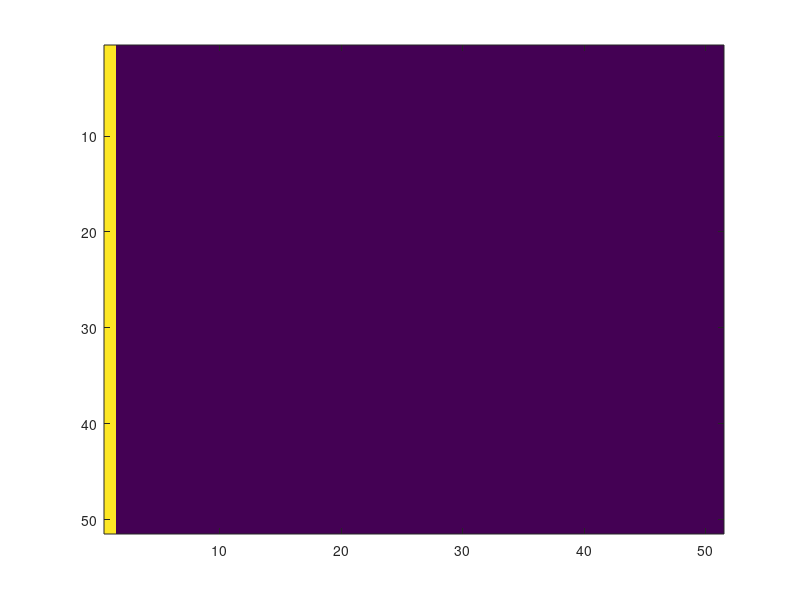

MATLAB code to generate this figure: (Note: this script raises an error after producing the figure.)
clear

% Choose which figures to generate (1/0)

GenerateHeatMap = 1;
    RunAnimation = true;      % Toggle live animation visualization
    ExportScreenshots = false; % Toggle still frame export (no animation)
Generate3dMap = 0;
GenerateHeatMapVideo = 0;
GenerateVoltage = 0;
GenerateVDiff = 0;
GenerateVWT = 0;

%%%%%%%%%%%%%%%%%%%%%%%%%%%%%%
% Parameters
dt = 0.1;       % time step
terminaltime = 5000; % simulation time in ms
time_steps = 0:dt:terminaltime;

% Cell Parameters (Original FIB)
cellType1 = struct('a', 0.02,    'b', 2.9,   'c', 1.0, 'epsilon', .0040, 'sigma', 1.0, 'g_horz', .027, 'g_vert', .015); % Healthy
cellType2 = struct('a', 0.01,    'b', 4.95,   'c', 1.0, 'epsilon', .0040, 'sigma', 0.6, 'g_horz', .027, 'g_vert', .015); % Slow Recovery
cellType3 = struct('a', 0.02,    'b', 2.9,   'c', 1.0, 'epsilon', .0065, 'sigma', 1.6, 'g_horz', .027, 'g_vert', .015); % Fast Recovery

% FIX SCAR CHANGE G GRID MAYBE
cellType4 = struct('a', .02,    'b', 2.9,   'c', 1.0, 'epsilon', .0040, 'sigma', 0.6, 'g_horz', .027, 'g_vert', .015); % Non excitable (Scar)

% Block 2 Parameters
cellType5 = struct('a', 0.01,    'b', 5.3,   'c', 1.0, 'epsilon', .0040, 'sigma', 0.6, 'g_horz', .027, 'g_vert', .015); % Slow Recovery
cellType6 = struct('a', 0.02,    'b', 2.9,   'c', 1.0, 'epsilon', .006, 'sigma', 1.6, 'g_horz', .027, 'g_vert', .015); % Fast Recovery

%%%%%%%%%%%%%%%%%%%%%%%%%%%%%%
% Grid size
num_cells_x = 51; 
num_cells_y = 51;

Block_Adjust = 0; % starting at 7 tall
Vert_Adjust = 0; % starting centered at (21,21)
Horz_Adjust = 0; % starting centered at (21,21)

% Grid cell type layout
cellTypes = ones(num_cells_y,num_cells_x);

% cellTypes(18 - Block_Adjust + Vert_Adjust : 24 + Block_Adjust + Vert_Adjust, ...
%     21 + Horz_Adjust : 22 + Horz_Adjust) = 2; % Bistable Long QT
% 
% cellTypes(18 - Block_Adjust + Vert_Adjust : 24 + Block_Adjust + Vert_Adjust, ...
%     19 + Horz_Adjust : 20 + Horz_Adjust) = 3; % Fast Epsilon

cellTypes(13:20,10:35) = 2;
cellTypes(21:28,10:35) = 3;

% % Set up 2 interracting FIBS
% % Block 1:
% cellTypes(21:27,21:22) = 3;
% cellTypes(21:27,23:24) = 2;
% % Block 2:
% cellTypes(51:57,58:59) = 6;
% cellTypes(51:57,60:61) = 5;

% % horizontal strip
% strip_depth = 3;
% half = floor(num_cells_x/2);
% cellTypes(half-strip_depth:half,:) = 2;
% cellTypes(half+1:half+strip_depth,:) = 3;

% % vert strip
% strip_depth = 3;
% half = floor(num_cells_y/2);
% cellTypes(:,half-strip_depth+1:half) = 3;
% cellTypes(:,half+1:half+strip_depth) = 2;

% % new idea
% cellTypes(1:41,half-strip_depth+1:half) = 3;
% cellTypes(1:41,half+1:half+strip_depth) = 2;

% % Wedged FIB in scar cage
% cellTypes(15:16,1:7) = 3;
% cellTypes(17:18,1:7) = 2;

% % scar block
% cellTypes(25:28,15:22) = 4;
% cellTypes(14:17,18:25) = 4;

% % Blob arrangement:
% cellTypes(18:24,23:26) = 2; % Long
% cellTypes(20:22,12:22) = 3; % Fast

% % slight asymmetry:
% cellTypes(24,19:20) = 2;

% % slight asymmetry:
% cellTypes(24,21:22) = 1;

%%%%%%%%%%%%%%%
% % New scar
% cellTypes(17,1:24) = 4;

% Cage of non-excitable for Spiral

% cellTypes(16,8:24) = 4;
% cellTypes(17:24,24) = 4;
% cellTypes(26,17:23) = 4;

% % L shape grid
% cellTypes(14:21,21:22) = 2;
% cellTypes(20:21,23:28) = 2;
% cellTypes(14:23,19:20) = 3;
% cellTypes(22:23,21:28) = 3;

%%%%%%%%%%%%%%%

% cellTypes(21:24, 19:20) = 2; % Bistable Long QT
% cellTypes(17:20, 21:22) = 2; % Bistable Long QT
% 
% cellTypes(17:20, 19:20) = 3; % Fast Epsilon
% cellTypes(21:24, 21:22) = 3; % Fast Epsilon
% 
% cellTypes(17:22, 21) = 2;
% cellTypes(17, 21:26) = 2;
% 
% cellTypes(18:22, 22) = 3;
% cellTypes(18, 22:26) = 3;

%%%%%%%%%%%%%%%%%%%%%%%%%%%%%%
% Parameters mapped to grid
a_grid       = zeros(num_cells_y,num_cells_x);
b_grid       = zeros(num_cells_y,num_cells_x);
c_grid       = zeros(num_cells_y,num_cells_x);
epsilon_grid = zeros(num_cells_y,num_cells_x);
sigma_grid   = zeros(num_cells_y,num_cells_x);
g_horz_grid  = zeros(num_cells_y,num_cells_x);
g_vert_grid  = zeros(num_cells_y,num_cells_x);

allTypes = {cellType1, cellType2, cellType3, cellType4, cellType5, cellType6};
for k = 1:6
    mask = (cellTypes == k);
    a_grid(mask)       = allTypes{k}.a;
    b_grid(mask)       = allTypes{k}.b;
    c_grid(mask)       = allTypes{k}.c;
    epsilon_grid(mask) = allTypes{k}.epsilon;
    sigma_grid(mask)   = allTypes{k}.sigma;
    g_horz_grid(mask)  = allTypes{k}.g_horz;
    g_vert_grid(mask)  = allTypes{k}.g_vert;
end

%%%%%%%%%%%%%%%%%%%%%%%%%%%%%%
% Initialization
v = zeros(num_cells_y, num_cells_x);
w = zeros(num_cells_y, num_cells_x);

% % Specific Initial Conditions
% 
% % Quadrant 1 (top left)
% v(1:21,1:21) = 0;
% w(1:21,1:21) = 0;
% 
% % Quadrant 2 (top right)
% v(1:21,22:41) = 1;
% w(1:21,22:41) = 0;
% 
% % Quadrant 3 (bottom left)
% v(22:41,1:21) = 0;
% w(22:41,1:21) = 0;
% 
% % Quadrant 4 (bottom right)
% v(22:41,22:41) = 0;
% w(22:41,22:41) = .25;

% % NEW Specific Initial Conditions
% 
% % Quadrant 1 (top left)
% v(1:21,22:41) = -.211;
% w(1:21,22:41) = .072;
% 
% % Quadrant 2 (top right)
% v(1:15,1:21) = 1;
% w(1:21,1:21) = .0833;
% 
% v(16:21,1:2) = 1;
% w(16:21,1:2) = .0833;
% 
% v(17:21,1:19) = 1;
% w(17:21,1:19) = .0833;
% 
% % Quadrant 3 (bottom left)
% v(22:41,1:21) = 0.;
% w(22:41,1:21) = 0.;
% 
% % Quadrant 4 (bottom right)
% v(22:41,22:41) = -.107;
% w(22:41,22:41) = .014;

v_history = zeros(num_cells_y, num_cells_x, length(time_steps));
w_history = zeros(num_cells_y, num_cells_x, length(time_steps));

% External stimulus
I_ext = @(t) 4 .* (t < 50);% + 4 .* (t>180)*(t<181);

% Locate any scar cells
scarmask = cellTypes == 4;

%%%%%%%%%%%%%%%%%%%%%%%%%%%%%%
% Vectorized derivative function
function [dv, dw] = derivatives(v, w, ...
                                g_horz_grid, g_vert_grid, a_grid, b_grid, c_grid, ...
                                epsilon_grid, sigma_grid, I_ext_func, t, scarmask)

    % Left and Right Boundaries Insualted
    left   = [v(:,1), v(:,1:end-1)];
    right  = [v(:,2:end), v(:,end)];

    % Top and Bottom Insulated
    up     = [v(1,:); v(1:end-1,:)];
    down   = [v(2:end,:); v(end,:)];

    % % Top and bottom edges periodic
    % up     = [v(end,:); v(1:end-1,:)];
    % down   = [v(2:end,:); v(1,:)];

    v_horz_neighbors = left + right; 
    v_vert_neighbors = up + down;

    % External stimulus
    stim = zeros(size(v));
    stim(:,1) = I_ext_func(t);

    % Cubic reaction term
    cubic = v .* (v - a_grid) .* (c_grid - v);
    
    % Set cubic part to 0 for scar cells
    cubic(scarmask) = 0;

    dv = sigma_grid .* (cubic - w ...
        + g_horz_grid .* (v_horz_neighbors - 2*v) ...
        + g_vert_grid .* (v_vert_neighbors - 2*v)) ...
        + stim;

    dw = epsilon_grid .* (v - b_grid .* w);
end

%%%%%%%%%%%%%%%%%%%%%%%%%%%%%%
% Main RK4 loop
for t_idx = 1:length(time_steps)
    t = time_steps(t_idx);

    v_prev = v;
    w_prev = w;

    [k1_v, k1_w] = derivatives(v_prev, w_prev, ...
                               g_horz_grid, g_vert_grid, a_grid, b_grid, c_grid, ...
                               epsilon_grid, sigma_grid, I_ext, t, scarmask);

    [k2_v, k2_w] = derivatives(v_prev + 0.5*dt*k1_v, w_prev + 0.5*dt*k1_w, ...
                               g_horz_grid, g_vert_grid, a_grid, b_grid, c_grid, ...
                               epsilon_grid, sigma_grid, I_ext, t + 0.5*dt, scarmask);

    [k3_v, k3_w] = derivatives(v_prev + 0.5*dt*k2_v, w_prev + 0.5*dt*k2_w, ...
                               g_horz_grid, g_vert_grid, a_grid, b_grid, c_grid, ...
                               epsilon_grid, sigma_grid, I_ext, t + 0.5*dt, scarmask);

    [k4_v, k4_w] = derivatives(v_prev + dt*k3_v, w_prev + dt*k3_w, ...
                               g_horz_grid, g_vert_grid, a_grid, b_grid, c_grid, ...
                               epsilon_grid, sigma_grid, I_ext, t + dt, scarmask);

    v = v_prev + (dt/6) * (k1_v + 2*k2_v + 2*k3_v + k4_v);
    w = w_prev + (dt/6) * (k1_w + 2*k2_w + 2*k3_w + k4_w);

    v_history(:,:,t_idx) = v;
    w_history(:,:,t_idx) = w;
end

%%%%%%%%%%%%%%%%%%%%%%%%%%%%%%

% Heatmap Visualization
if GenerateHeatMap == 1
    % --- User options ---
    desiredTimeSpacing  = 5; % in milliseconds (or same unit as time_steps)
    outputFolder = 'C:\MyProjects\Heatmap Screenshots';

    if ExportScreenshots && ~exist(outputFolder, 'dir')
        mkdir(outputFolder);
    end

    % Choose mode
    if RunAnimation
        figure;
    elseif ExportScreenshots
        % Run headless mode (no visible figure window)
        fig = figure('Visible', 'off');
    end

    % Use same loop for both modes
    for t_idx = 1:50:length(time_steps)
        % Plot the voltage heatmap
        if RunAnimation || ExportScreenshots
            clf;
            imagesc(v_history(:,:,t_idx));
            %colorbar;
            %title(sprintf('Membrane Potentials at t = %.1f ms', time_steps(t_idx)));
            %xlabel('Cell X (columns)');
            %ylabel('Cell Y (rows)');
            clim([-0.4, 1.2]);
            axis equal tight
            ax = gca;   % Get current axes
            ax.XColor = 'none';  % Hide x-axis line
            ax.YColor = 'none';  % Hide y-axis line
            ax.XTick = [];       % Remove x-axis ticks
            ax.YTick = [];       % Remove y-axis ticks
            hold on;

            % % Annotations (Normal FIB)
            % rectangle('Position', [18.5, 17.5, 4, 7], ...
            % 'EdgeColor', 'k', 'LineWidth', 2);
            % 
            % rectangle('Position', [18.5, 17.5, 4, 7], ...
            % 'EdgeColor', 'w', 'LineWidth', 2, 'LineStyle',':');
            % 
            % line([20.5,20.5],[17.5,24.5],'Color','k','LineWidth',2)
            % 
            % line([20.5,20.5],[17.5,24.5],'Color','w','LineWidth',2,'LineStyle',':')

            % % Annotiations (Scar Wedge FIB)
            % rectangle('Position', [.5, 14.5, 7, 4], ...
            % 'EdgeColor', 'k', 'LineWidth', 2);
            % 
            % rectangle('Position', [.5, 14.5, 7, 4], ...
            % 'EdgeColor', 'w', 'LineWidth', 2, 'LineStyle',':');
            % 
            % line([.5,7.5],[16.5,16.5],'Color','k','LineWidth',2)
            % 
            % line([.5,7.5],[16.5,16.5],'Color','w','LineWidth',2,'LineStyle',':')

            % % Annotations (Vertical Long FIB)
            % line([37.5,37.5],[.5,81.5],'Color','k','LineWidth',2)
            % line([37.5,37.5],[.5,81.5],'Color','w','LineWidth',2,'LineStyle',':')
            % 
            % line([40.5,40.5],[.5,81.5],'Color','k','LineWidth',2)
            % line([40.5,40.5],[.5,81.5],'Color','w','LineWidth',2,'LineStyle',':')
            % 
            % line([43.5,43.5],[.5,81.5],'Color','k','LineWidth',2)
            % line([43.5,43.5],[.5,81.5],'Color','w','LineWidth',2,'LineStyle',':')

            % % Annotations (2 FIBS interracting)
            % rectangle('Position', [20.5, 20.5, 4, 7], ...
            % 'EdgeColor', 'k', 'LineWidth', 2);
            % 
            % rectangle('Position', [20.5, 20.5, 4, 7], ...
            % 'EdgeColor', 'w', 'LineWidth', 2, 'LineStyle',':');
            % 
            % line([22.5,22.5],[20.5,27.5],'Color','k','LineWidth',2)
            % 
            % line([22.5,22.5],[20.5,27.5],'Color','w','LineWidth',2,'LineStyle',':')
            % %
            % rectangle('Position', [57.5, 50.5, 4, 7], ...
            % 'EdgeColor', 'k', 'LineWidth', 2);
            % 
            % rectangle('Position', [57.5, 50.5, 4, 7], ...
            % 'EdgeColor', 'w', 'LineWidth', 2, 'LineStyle',':');
            % 
            % line([59.5,59.5],[50.5,57.5],'Color','k','LineWidth',2)
            % 
            % line([59.5,59.5],[50.5,57.5],'Color','w','LineWidth',2,'LineStyle',':')

            % % Annotations (L-FIB)
            % line([18.5,18.5],[13.5,23.5],'Color','k','LineWidth',2)
            % line([18.5,18.5],[13.5,23.5],'Color','w','LineWidth',2,'LineStyle',':')
            % 
            % line([20.5,20.5],[13.5,21.5],'Color','k','LineWidth',2)
            % line([20.5,20.5],[13.5,21.5],'Color','w','LineWidth',2,'LineStyle',':')
            % 
            % line([22.5,22.5],[13.5,19.5],'Color','k','LineWidth',2)
            % line([22.5,22.5],[13.5,19.5],'Color','w','LineWidth',2,'LineStyle',':')
            % 
            % line([28.5,28.5],[19.5,23.5],'Color','k','LineWidth',2)
            % line([28.5,28.5],[19.5,23.5],'Color','w','LineWidth',2,'LineStyle',':')
            % 
            % line([18.5,28.5],[23.5,23.5],'Color','k','LineWidth',2)
            % line([18.5,28.5],[23.5,23.5],'Color','w','LineWidth',2,'LineStyle',':')
            % 
            % line([20.5,28.5],[21.5,21.5],'Color','k','LineWidth',2)
            % line([20.5,28.5],[21.5,21.5],'Color','w','LineWidth',2,'LineStyle',':')
            % 
            % line([22.5,28.5],[19.5,19.5],'Color','k','LineWidth',2)
            % line([22.5,28.5],[19.5,19.5],'Color','w','LineWidth',2,'LineStyle',':')
            % 
            % line([18.5,22.5],[13.5,13.5],'Color','k','LineWidth',2)
            % line([18.5,22.5],[13.5,13.5],'Color','w','LineWidth',2,'LineStyle',':')
    
            % Logical mask of cells where w > 0.05 & v < 0.4
            recovery_mask = (w_history(:,:,t_idx) > 0.0225) & (v_history(:,:,t_idx) < 0);
            [y, x] = find(recovery_mask);
            plot(x, y, 'x', 'Color', 'k', 'LineWidth', 1.2, 'MarkerSize', 5);
            [y, x] = find(scarmask);
            plot(x, y, 's', 'Color', 'k', 'LineWidth', 1.2, 'MarkerSize', 12);

            fast_mask = cellTypes == 2;
            [y, x] = find(fast_mask);
            plot(x, y, 's', 'Color', 'w', 'LineWidth', 1.2, 'MarkerSize', 12);
            slow_mask = cellTypes == 3;
            [y, x] = find(slow_mask);
            plot(x, y, 's', 'Color', 'r', 'LineWidth', 1.2, 'MarkerSize', 12);
            hold off;
        end

        % --- Export Screenshots without animation overhead ---
        if ExportScreenshots && mod(round(time_steps(t_idx)), desiredTimeSpacing) == 0
            filename = fullfile(outputFolder, sprintf('frame_%07.1fms.png', time_steps(t_idx)));
            exportgraphics(gcf, filename);
        end

        % --- Optional pause for real-time playback ---
        if RunAnimation
            pause(0.1);
        end
    end

    % Close the hidden figure if only exporting
    if ExportScreenshots && ~RunAnimation
        close(fig);
    end
end

% 3D Heatmap V-W Animation
if Generate3dMap == 1
    figure;
    for t_idx = 1:50:length(time_steps) % step every 50 frames for speed
        mesh(v_history(:,:,t_idx),w_history(:,:,t_idx),FaceColor='texturemap',FaceAlpha=.5)
        view(-37.5,60);
        c = colorbar;
        c.Label.String = 'Recovery w';
        title(sprintf('Membrane Potentials at t = %.1f ms', time_steps(t_idx)));
        xlabel('Cell X (columns)');
        ylabel('Cell Y (rows)');
        zlabel('Voltage v');
        zlim([-.4,1.2]);
        clim([-0.05, .16]);
        pause(.01)
    end
end

% Heatmap Video
if GenerateHeatMapVideo == 1
    % File path for output video
    output = 'D:\gwalt\Desktop'; % Video Save Location
    videoFile = fullfile(output, 'Unnamed Cardiac Grid.mp4');

    % Create a VideoWriter object
    video = VideoWriter(videoFile, 'MPEG-4');
    video.FrameRate = 15; % adjust playback speed as desired
    open(video);

    % Create a hidden figure for off-screen rendering
    fig = figure('Visible', 'off');
    ax = axes(fig);

    % Loop through time points and generate frames
    for t_idx = 1:50:length(time_steps)
        
        % Plot the heatmap in the invisible figure
        imagesc(ax, v_history(:,:,t_idx));
        %colorbar(ax);
        title(ax, sprintf('Membrane Potentials at t = %.1f ms', time_steps(t_idx)));
        %xlabel(ax, 'Cell X (columns)');
        %ylabel(ax, 'Cell Y (rows)');
        clim(ax, [-0.2, 1.2]); % consistent color scale
        axis equal tight
        ax = gca;   % Get current axes
        ax.XColor = 'none';  % Hide x-axis line
        ax.YColor = 'none';  % Hide y-axis line
        ax.XTick = [];       % Remove x-axis ticks
        ax.YTick = [];       % Remove y-axis ticks

        hold on
        % mask anotations
            recovery_mask = (w_history(:,:,t_idx) > 0.0225) & (v_history(:,:,t_idx) < 0);
            [y, x] = find(recovery_mask);
            plot(x, y, 'x', 'Color', 'k', 'LineWidth', 1.2, 'MarkerSize', 5);
            [y, x] = find(scarmask);
            plot(x, y, 's', 'Color', 'k', 'LineWidth', 1.2, 'MarkerSize', 12);

        % % Annotations (Normal FIB)
            % rectangle('Position', [18.5, 17.5, 4, 7], ...
            % 'EdgeColor', 'k', 'LineWidth', 2);
            % 
            % rectangle('Position', [18.5, 17.5, 4, 7], ...
            % 'EdgeColor', 'w', 'LineWidth', 2, 'LineStyle',':');
            % 
            % line([20.5,20.5],[17.5,24.5],'Color','k','LineWidth',2)
            % 
            % line([20.5,20.5],[17.5,24.5],'Color','w','LineWidth',2,'LineStyle',':')

        % % Annotations (Vertical Long FIB)
        %     line([37.5,37.5],[.5,81.5],'Color','k','LineWidth',2)
        %     line([37.5,37.5],[.5,81.5],'Color','w','LineWidth',2,'LineStyle',':')
        % 
        %     line([40.5,40.5],[.5,81.5],'Color','k','LineWidth',2)
        %     line([40.5,40.5],[.5,81.5],'Color','w','LineWidth',2,'LineStyle',':')
        % 
        %     line([43.5,43.5],[.5,81.5],'Color','k','LineWidth',2)
        %     line([43.5,43.5],[.5,81.5],'Color','w','LineWidth',2,'LineStyle',':')

        % % Annotations (2 FIBS interracting)
        %     rectangle('Position', [20.5, 20.5, 4, 7], ...
        %     'EdgeColor', 'k', 'LineWidth', 2);
        % 
        %     rectangle('Position', [20.5, 20.5, 4, 7], ...
        %     'EdgeColor', 'w', 'LineWidth', 2, 'LineStyle',':');
        % 
        %     line([22.5,22.5],[20.5,27.5],'Color','k','LineWidth',2)
        % 
        %     line([22.5,22.5],[20.5,27.5],'Color','w','LineWidth',2,'LineStyle',':')
        %     %
        %     rectangle('Position', [57.5, 50.5, 4, 7], ...
        %     'EdgeColor', 'k', 'LineWidth', 2);
        % 
        %     rectangle('Position', [57.5, 50.5, 4, 7], ...
        %     'EdgeColor', 'w', 'LineWidth', 2, 'LineStyle',':');
        % 
        %     line([59.5,59.5],[50.5,57.5],'Color','k','LineWidth',2)
        % 
        %     line([59.5,59.5],[50.5,57.5],'Color','w','LineWidth',2,'LineStyle',':')

        % Annotations (L-FIB)
            line([18.5,18.5],[13.5,23.5],'Color','k','LineWidth',2)
            line([18.5,18.5],[13.5,23.5],'Color','w','LineWidth',2,'LineStyle',':')

            line([20.5,20.5],[13.5,21.5],'Color','k','LineWidth',2)
            line([20.5,20.5],[13.5,21.5],'Color','w','LineWidth',2,'LineStyle',':')

            line([22.5,22.5],[13.5,19.5],'Color','k','LineWidth',2)
            line([22.5,22.5],[13.5,19.5],'Color','w','LineWidth',2,'LineStyle',':')

            line([28.5,28.5],[19.5,23.5],'Color','k','LineWidth',2)
            line([28.5,28.5],[19.5,23.5],'Color','w','LineWidth',2,'LineStyle',':')

            line([18.5,28.5],[23.5,23.5],'Color','k','LineWidth',2)
            line([18.5,28.5],[23.5,23.5],'Color','w','LineWidth',2,'LineStyle',':')

            line([20.5,28.5],[21.5,21.5],'Color','k','LineWidth',2)
            line([20.5,28.5],[21.5,21.5],'Color','w','LineWidth',2,'LineStyle',':')

            line([22.5,28.5],[19.5,19.5],'Color','k','LineWidth',2)
            line([22.5,28.5],[19.5,19.5],'Color','w','LineWidth',2,'LineStyle',':')

            line([18.5,22.5],[13.5,13.5],'Color','k','LineWidth',2)
            line([18.5,22.5],[13.5,13.5],'Color','w','LineWidth',2,'LineStyle',':')
        hold off
        % Force MATLAB to render internally
        drawnow;

        % Capture the current figure frame (off-screen)
        frame = getframe(fig);

        % Write the frame to the video
        writeVideo(video, frame);
    end

    % Close video file and figure
    close(video);
    close(fig);

    fprintf('Video successfully created: %s\n', videoFile);
end

%%%%%%%%%%%%%%%%%%%%%%%%%%%%%%
% Plot Bistable at (21,21) and Fast Epsilon at (21,20)
if GenerateVoltage == 1
figure;
hold on
plot(time_steps, squeeze(v_history(21, 21, :)), 'b', 'LineWidth', 1.5)
plot(time_steps, squeeze(v_history(21, 20, :)), 'r', 'LineWidth', .75)
legend('Long QT', 'Fast Epsilon')
xlabel('Time (ms)')
ylabel('Membrane Potential (v)')
title('Membrane Potential at Cell (21,21)') % Add parameter details to title
hold off
end

if GenerateVWT == 1
figure
plot3(time_steps, squeeze(v_history(21, 21, :)), squeeze(w_history(21, 21, :)), 'b', 'LineWidth', 1.5);
xlabel('t - Time');
ylabel('v - Voltage')
zlabel('w - Recovery')
title('v,w,t plot')
end

if GenerateVDiff == 1
% Plot the voltage differences for 2 cells
figure;
hold on;
        plot(time_steps, squeeze(v_history(21, 21, :) - v_history(21, 20, :)), 'b', 'LineWidth', 1.5);
xlabel('Time (ms)')
ylabel('Membrane Potential (v)')
title('Voltage difference between adjacent Bistable and Fast Epsilon')
hold off;

figure;
hold on;
        plot(time_steps, squeeze(v_history(21, 22, :) - v_history(21, 19, :)), 'b', 'LineWidth', 1.5);
xlabel('Time (ms)')
ylabel('Membrane Potential (v)')
title('Voltage difference between Bistable and Fast Epsilon with a gap')
hold off; 

figure;
hold on;
        plot(time_steps, squeeze(v_history(17, 17, :) - v_history(17, 16, :)), 'b', 'LineWidth', 1.5);
xlabel('Time (ms)')
ylabel('Membrane Potential (v)')
title('Voltage difference in the path of the spiral wave')
hold off;

figure;
hold on;
        plot(time_steps, squeeze(v_history(21, 39, :) - v_history(21, 38, :)), 'b', 'LineWidth', 1.5);
xlabel('Time (ms)')
ylabel('Membrane Potential (v)')
title('Voltage difference between 2 healthy far to the right')
hold off;
end

% figure;
% hold on
% plot(time_steps, squeeze(v_history(21, 21, :)), 'b', 'LineWidth', 1.5)
% plot(time_steps, squeeze(w_history(21, 21, :)), 'r', 'LineWidth', .75)
% legend('v', 'w')
% xlabel('Time (ms)')
% ylabel('Membrane Potential (v)')
% title('Membrane Potential at Cell (21,21)') % Add parameter details to title
% hold off
% 
% figure;
% hold on
% plot(time_steps, squeeze(v_history(15, 8, :)), 'b', 'LineWidth', 1.5)
% plot(time_steps, squeeze(w_history(15, 8, :)), 'r', 'LineWidth', .75)
% legend('v', 'w')
% xlabel('Time (ms)')
% ylabel('Membrane Potential (v)')
% title('Membrane Potential at Cell (15,8)') % Add parameter details to title
% hold off

% figure
% plot3(eavg_history, squeeze(v_history(21, 21, :)), squeeze(w_history(21,21,:)), 'b', 'LineWidth', 1.5);
% xlabel('e avg - Environment');
% ylabel('v - Voltage')
% zlabel('w - Recovery')
% title('v,w,e plot')
